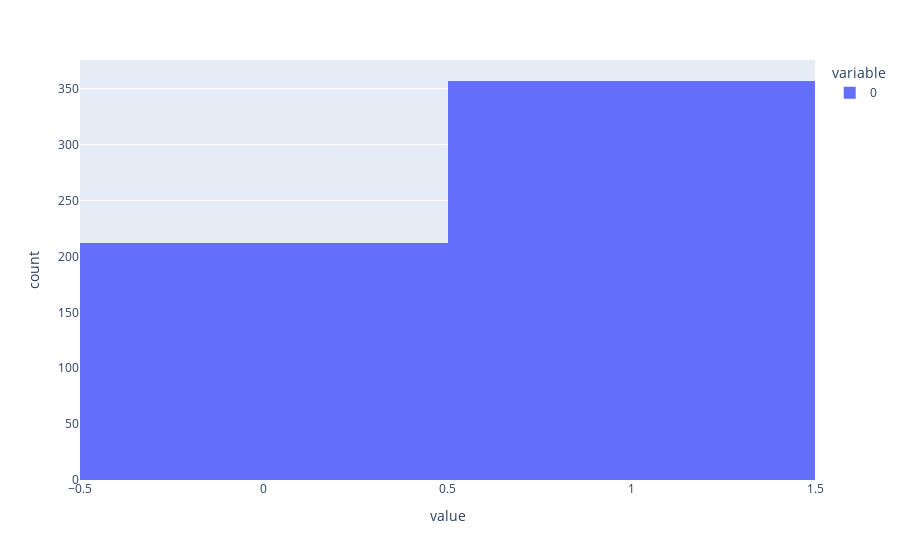

The cell this chart's notebook holds for it:
### Code cell
fig = px.histogram(hist_y) 
fig.show()

### Figure 1 — Plotly figure (JSON) as saved in the notebook; plotly's stock layout.template omitted (floating-point values rounded to 4 significant figures; data arrays with more than 128 entries replaced by an {"elided": "..."} marker saying what was removed)
{"data": [{"alignmentgroup": "True", "bingroup": "x", "hovertemplate": "variable=0<br>value=%{x}<br>count=%{y}<extra></extra>", "legendgroup": "0", "marker": {"color": "#636efa"}, "name": "0", "offsetgroup": "0", "orientation": "v", "showlegend": true, "type": "histogram", "x": {"elided": "569 int values"}, "xaxis": "x", "yaxis": "y"}], "layout": {"barmode": "relative", "legend": {"title": {"text": "variable"}, "tracegroupgap": 0}, "margin": {"t": 60}, "xaxis": {"anchor": "y", "domain": [0, 1], "title": {"text": "value"}}, "yaxis": {"anchor": "x", "domain": [0, 1], "title": {"text": "count"}}}}
